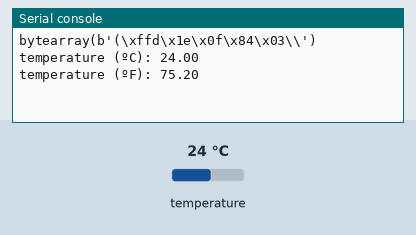
Recording of a program running on a simulated Raspberry Pi Pico running MicroPython. On the bench: the last lines printed to the serial console. The test bench sets the inputs (shaded band); at power-on: temperature 24 °C.

Above: at 1.2 s.
1.3 s: temperature set to 12 °C
At 7.0 s:
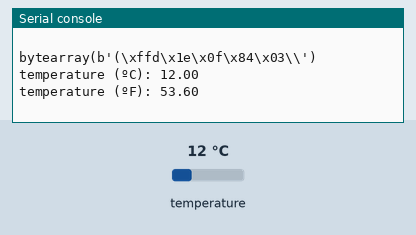
7.7 s: temperature set to 19 °C
At 13.5 s:
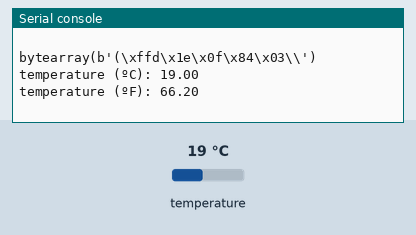
Timing chart, 0 to 15.0 s (numbered marks = the images above; inputs shaded):
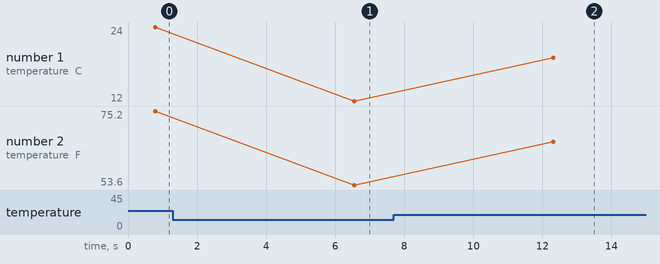

Measured:
- after the input at 1.3 s, the serial console: prints a new line after 5.3 s (image 1)
- after the input at 7.7 s, the serial console: prints a new line after 4.6 s (image 2)
- plotted number 1: 24 → 12 after the input at 1.3 s, 12 → 19 after the input at 7.7 s
- plotted number 2: 75.2 → 53.6 after the input at 1.3 s, 53.6 → 66.2 after the input at 7.7 s

The program:

5_2_1_ds18b20_single.py
```python
# Rui Santos & Sara Santos - Random Nerd Tutorials
# Complete project details at https://RandomNerdTutorials.com/raspberry-pi-pico-w-micropython-ebook/

import machine, onewire, ds18x20, time

# Pin configuration for DS18B20 temperature sensor
ds_pin = machine.Pin(22)

# Create DS18X20 object using OneWire protocol with specified pin
ds_sensor = ds18x20.DS18X20(onewire.OneWire(ds_pin))

def celsius_to_fahrenheit(temp_celsius):
    # Convert temperature from Celsius to Fahrenheit
    temp_fahrenheit = temp_celsius * (9/5) + 32
    return temp_fahrenheit

# Scan for DS18B20 sensors and print their ROM addresses
roms = ds_sensor.scan()
print('Found DS devices: ', roms)

while True:
    # Initiate temperature conversion for all sensors
    ds_sensor.convert_temp()
    time.sleep_ms(750)  # Wait for the conversion to complete (750 ms is recommended)

    for rom in roms:
        print(rom)

        # Read temperature in Celsius from the sensor
        temp_c = ds_sensor.read_temp(rom)

        # Convert Celsius temperature to Fahrenheit
        temp_f = celsius_to_fahrenheit(temp_c)

        # Print the temperature readings
        print('temperature (ºC):', "{:.2f}".format(temp_c))
        print('temperature (ºF):', "{:.2f}".format(temp_f))
        print()

    time.sleep(5)  # Wait for 5 seconds before taking readings again
```
